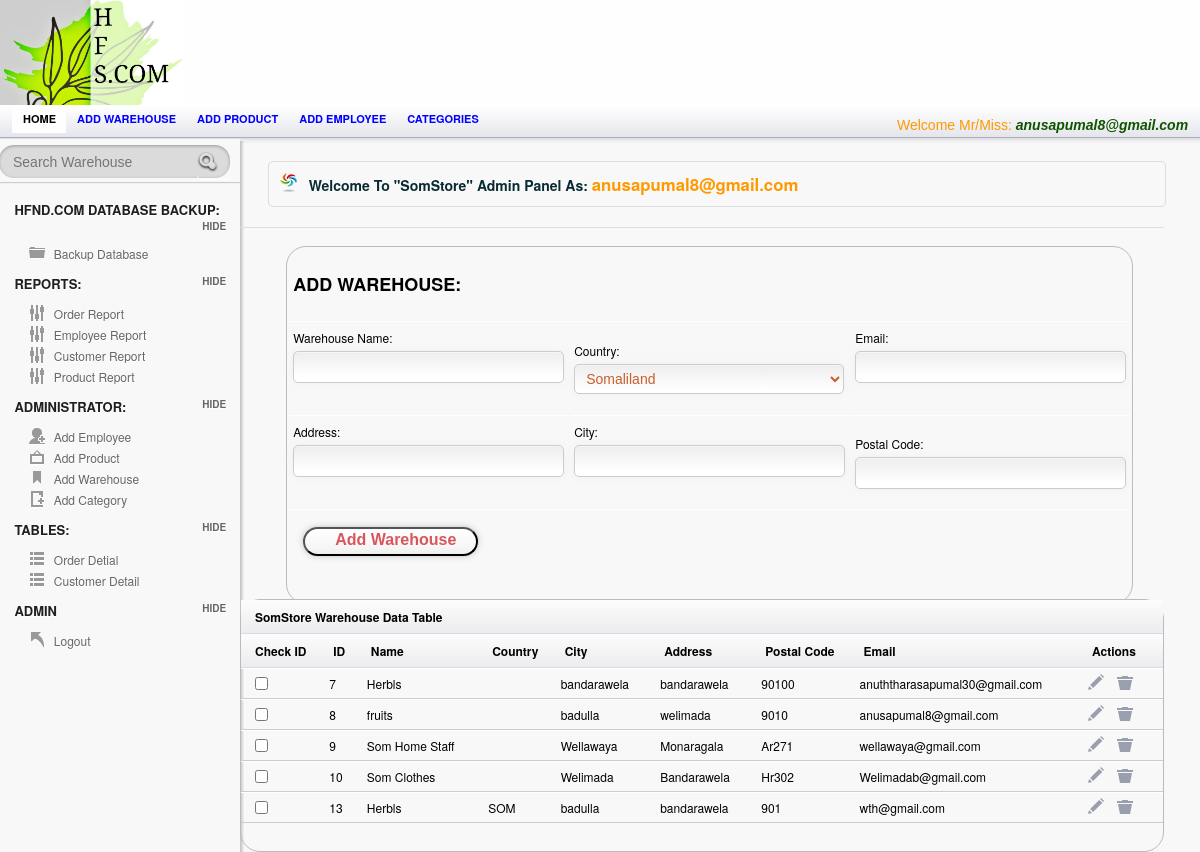
The page /Admin/add_warehouse.php (signed in) on the database its author committed.
### tables this page shows
CREATE TABLE `employee` (
  `Employee_ID` int(95) NOT NULL AUTO_INCREMENT,
  `Employee_Name` varchar(25) NOT NULL,
  `Username` varchar(25) NOT NULL,
  `Password` varchar(25) NOT NULL,
  `Picture` varchar(255) NOT NULL,
  PRIMARY KEY (`Employee_ID`)
);

CREATE TABLE `warehouse` (
  `Warehouse_ID` int(255) NOT NULL AUTO_INCREMENT,
  `Country` varchar(25) NOT NULL,
  `City` varchar(25) NOT NULL,
  `Address` varchar(55) NOT NULL,
  `PostalCode` varchar(55) NOT NULL,
  `Email` varchar(35) NOT NULL,
  `Warehouse` varchar(55) NOT NULL,
  PRIMARY KEY (`Warehouse_ID`),
  UNIQUE KEY `Email` (`Email`),
  UNIQUE KEY `PostalCode` (`PostalCode`)
);

### session.php (called while the page is built, shortened)
<?php
include('config.php');
$check=$_SESSION['login_username'];
$session=mysqli_query($mysqli, "select Username from employee where Username='$check' ");
$row=mysqli_fetch_array($session);
$login_session=$row['Username'];
?>

### Admin/add_warehouse.php (the view, shortened to what this page needs)
<?php
include("../session.php");
include("../config.php");
 ?>
<!doctype html>
<html lang="en">
<head>
	<link rel="stylesheet" href="css/layout.css" type="text/css" media="screen" />
</head>
<body>
<div id="container">
	   <div id="header">
		<div id="logo-banner">
				<div id="logo">
				<a href="index.php"><img src="images/logo.png" alt="" /></a>
				</div>
				<div id="banner">
				</div>
		</div>
		</div>
	<div id="content-wrap">
	<section id="secondary_bar">
                <nav>
                <ul>
                    <li class="selected"><a href="index.php">Home</a></li>
                    <li><a href="add_warehouse.php">Add warehouse</a></li>
                    <li><a href="add_product.php">Add product</a></li>
                    <li><a href="Employee.php">Add employee</a></li>
                    <li><a href="add_category.php">Categories</a></li>
                    <li class="logout"> <span class="check"> <?php echo "Welcome Mr/Miss:   ". "<font color='##fa5400'><i><b>".$login_session."</b></i></font>" ;?> </span></li>
                </ul>
            </nav>
	</section>
<aside id="sidebar" class="column">
				<div id="search">
					<form action="searchware.php" method="post" accept-charset="utf-8">
						<input type="text"  title="Search..." class="blink field"  placeholder="Search Warehouse"   name='search' size=60 maxlength=100 />
						<input class="search-button" type="submit" value="Submit" />
						<div class="cl">&nbsp;</div>
					</form>
				</div>
		<hr/>
		<h3> HFND.COM Database Backup:</h3>
		<ul class="toggle">
		    <li class="icn_folder"><a href="Backup.php">Backup Database</a></li>
		</ul>
		<h3>Reports:</h3>
		<ul class="toggle">
		    <li class="icn_settings"><a href="a_report.php" target="_blank">Order Report</a></li>
			<li class="icn_settings"><a href="EmployeeReport.php">Employee Report</a></li>
			<li class="icn_settings"><a href="CustomerReport.php">Customer Report</a></li>
			<li class="icn_settings"><a href="ProductReport.php"> Product Report</a></li>
		</ul>
		<h3>Administrator:</h3>
		<ul class="toggle">
		    <li class="icn_add_user"><a href="Employee.php">Add Employee</a></li>
			<li class="icn_photo"><a href="add_product.php">Add Product</a></li>
			<li class="icn_tags"><a href="add_warehouse.php">Add Warehouse</a></li>
			<li class="icn_new_article"><a href="add_category.php">Add Category</a></li>
		</ul>
        <h3>Tables:</h3>
		<ul class="toggle">
		    <li class="icn_categories"><a href="order.php">Order Detial</a></li>
     		<li class="icn_categories"><a href="customerTable.php">Customer Detail</a></li>
		</ul>
		<h3>Admin</h3>
		<ul class="toggle">
			<li class="icn_jump_back"><a href="../logout.php">Logout</a></li>
		</ul>
	</aside>
	<section id="main" class="column">
	<h4 class="alert_info">Welcome To <strong>"SomStore"</strong> Admin Panel As: <?php echo "  ". "<font color='#f90'><big><b>".$login_session."</b></big></font>" ;?>  </h4>
	<div id="form_wrapper" class="form_wrapper"  >
		 <table>
					<form class="register active" id="myForm" action="insertWarehouse.php"  method="POST" enctype="multipart/form-data" name="addwarehouse" onsubmit="return validateForm()">
					<th colspan="3"><h2>ADD WAREHOUSE:</h2> </th>
	<tr>
    <td>
		<label> Warehouse Name:</label>
		<input type="text" name="wname" id="wareValid"/>
	</td>
   <td>
	<label>Country:</label>
		<select name="country" id="select">
		  <option value="SOM" countrynum="252" selected="">Somaliland</option>
</select>
   </td>
   <td>
		<label>Email:</label>
		<input type="text" name="email" id="email"/>
	</td>
   </tr>
   <tr>
    <td>
		<label> Address:</label>
		<input type="text" name="address"  id="address"/>
	</td>
   <td>
       		<label> City:</label>
		<input type="text" name="city"  id="wareValid"/>
  </td>
   <td>
	    <label> Postal Code:</label>
	<input type="text" name="pcode"  id="pcode"/>
   </td>
   </tr>
   <tr>
						<div class="bottom">
						<td colspan="3">
						<button name="save" id="myButton" class="a-btn"> <span class="a-btn-text"> Add Warehouse </span></ </button>
						</div>
   </tr>
</form>
					</table>
	</div>
<?php
$result = mysqli_query($mysqli,"SELECT * FROM warehouse");
?>
      <div id="tab1" class="tab_content">
  <table class="tablesorter" cellspacing="0">
		<thead>  <th Colspan="9">  SomStore Warehouse Data Table </th></thead>
		<thead>
		<thead>
   		    <th>Check ID</th>
    	      <th>ID</th>
              <th> Name</th>
    		<th>Country</th>
		    <th>City</th>
    		<th> Address</th>
			 <th>Postal Code</th>
    		<th> Email</th>
    		<th>Actions</th>
		</thead>
		<tbody>
<?php while($row = mysqli_fetch_array($result))
  {?>
    <tr>
    <td><input type="checkbox"></td>
    <td><?Php echo $row['Warehouse_ID']; ?></td>
    <td><?php echo $row['Warehouse']; ?></td>
   <td><?php echo $row['Country']; ?></td>
	<td><?php echo $row['City']; ?></td>
	<td><?php echo $row['Address']; ?></td>
	<td><?php echo $row['PostalCode']; ?></td>
	<td><?php echo $row['Email']; ?></td>
    <td> <a href="wareViewUpdate.php?update=<?php echo $row['Warehouse_ID']; ?>"  onClick="edit(this);" title="empEdit" >  <input type="image" src="images/icn_edit.png" title="Edit"> </a>
     <a href="DeleteWarehouse.php?delete=<?php echo $row['Warehouse_ID']; ?>" onClick="del(this);" title="Delete" ><input type="image" src="images/icn_trash.png" title="Trash">  </a></td>
    </tr>
  <?php }mysqli_close($mysqli);?>
      </tbody>
</table>
 </div>
	</section>
          </div>
   </div>
</body>
</html>

### rows shown on the page
employee: Username "anusapumal8@gmail.com"
warehouse: Warehouse_ID "7", Warehouse "Herbls", City "bandarawela", Address "bandarawela", PostalCode "90100", Email "anuththarasapumal30@gmail.com"
warehouse: Warehouse_ID "8", Warehouse "fruits", City "badulla", Address "welimada", PostalCode "9010", Email "anusapumal8@gmail.com"
warehouse: Warehouse_ID "9", Warehouse "Som Home Staff", City "Wellawaya", Address "Monaragala", PostalCode "Ar271", Email "wellawaya@gmail.com"
warehouse: Warehouse_ID "10", Warehouse "Som Clothes", City "Welimada", Address "Bandarawela", PostalCode "Hr302", Email "Welimadab@gmail.com"
warehouse: Warehouse_ID "13", Warehouse "Herbls", Country "SOM", City "badulla", Address "bandarawela", PostalCode "901", Email "wth@gmail.com"
